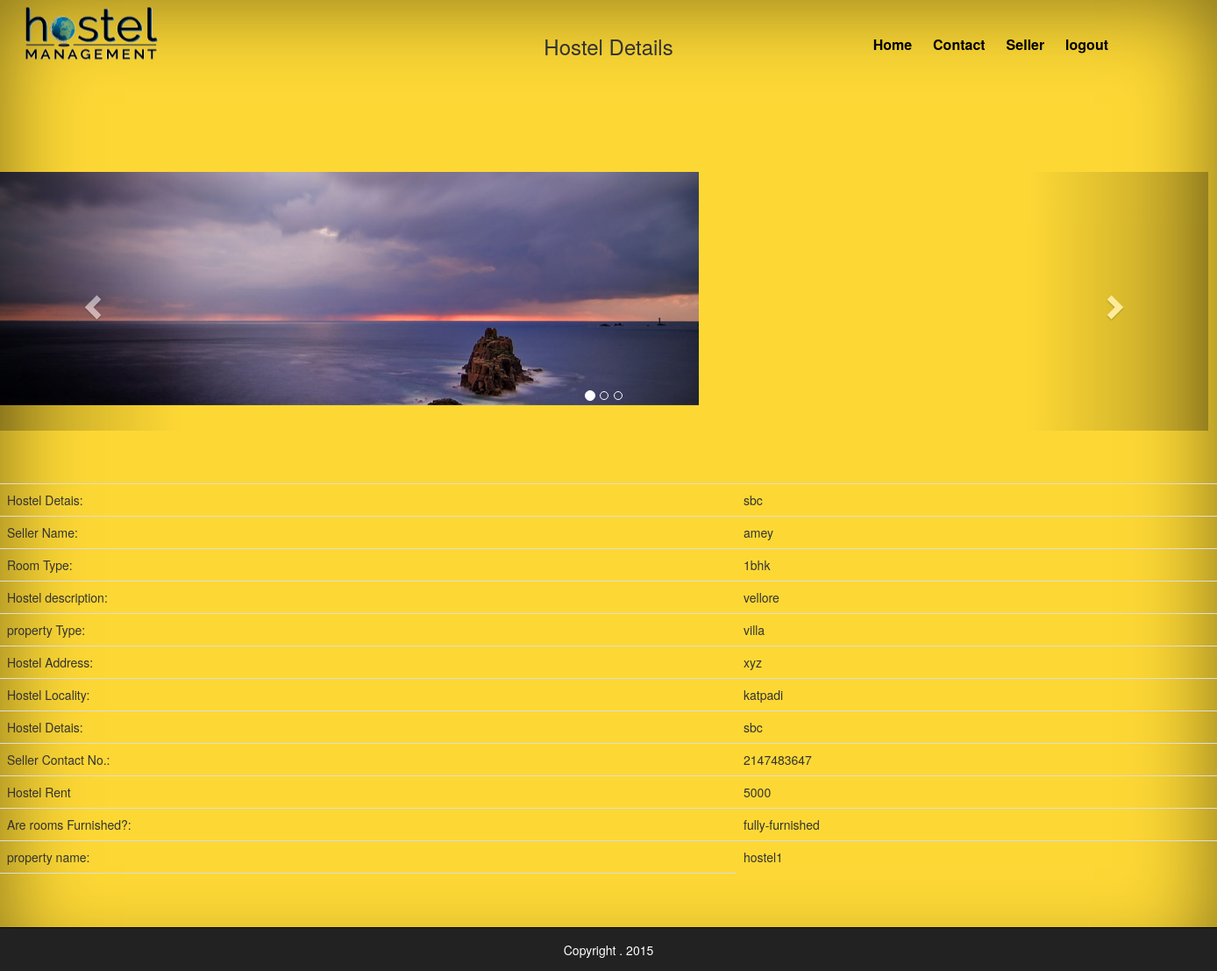
Screenshot of /customerview.php?id=54 with the database file from the repository.
### tables this page shows
CREATE TABLE IF NOT EXISTS `seller` (
  `seller_username` varchar(30) NOT NULL,
  `Type_bhk` varchar(30) NOT NULL,
  `Location` varchar(10) NOT NULL,
  `Locality` varchar(30) NOT NULL,
  `Address` varchar(30) NOT NULL,
  `Text_Area` varchar(200) NOT NULL,
  `Mobile_no` int(12) NOT NULL,
  `Seller_ph1` varchar(50) NOT NULL DEFAULT 'http://localhost/project/sample.jpg',
  `Seller_ph2` varchar(50) NOT NULL,
  `Seller_ph3` varchar(50) NOT NULL,
  `Seller_ph4` varchar(50) NOT NULL,
  `Seller_ph5` varchar(50) NOT NULL,
  `Rent` int(20) NOT NULL,
  `Furnished` varchar(20) NOT NULL,
  `property_type` varchar(30) NOT NULL,
  `uinque_id` bigint(20) unsigned NOT NULL AUTO_INCREMENT,
  `name` varchar(100) NOT NULL,
  `property_name` varchar(100) NOT NULL,
  UNIQUE KEY `uinque_id` (`uinque_id`)
);

### customerview.php (the view, shortened to what this page needs)
<!DOCTYPE html>
<html lang="en">
  <head>
   <link rel="stylesheet" type="text/css" href="css/bootstrap.min.css">
  <link rel="stylesheet" type="text/css" href="css/custom.css">
  <link rel="stylesheet" type="text/css" href="css/cover.css">
   <link rel="stylesheet" type="text/css" href="js/starter-template.css">
  </head>
  <body>
   <div class="site-wrapper">
      <div class="site-wrapper-inner">
        <div class="cover-container">
          <div class="masthead clearfix">
            <div class="inner">
              <h3 class="masthead-brand"><img src="images/hostellogo.png" width="50%" class=" img-responsive" id="logo"></h3>
              <nav>
                <ul class="nav masthead-nav">
                  <li class="active"><a href="index.php">Home</a></li>
				 <li><a href="#">Contact</a></li>
				   <li><a href="sellermenu.php">Seller</a></li>
                 <li><a href="welcome.php?logout='1'">logout</a></li>
                </ul>
              </nav>
            </div>
          </div>
</div>
<div id="customerview">
<br>
<h3><center>Hostel Details</center></h3>
  <br>
  <br>
  <br>
  <br>
  <br>
  <br>
  <div id="myCarousel" class="carousel slide" data-ride="carousel">
      <ol class="carousel-indicators">
        <li data-target="#myCarousel" data-slide-to="0" class="active"></li>
        <li data-target="#myCarousel" data-slide-to="1"></li>
        <li data-target="#myCarousel" data-slide-to="2"></li>
      </ol>
      <div class="carousel-inner"  id="carouselinner1" role="listbox">
        <div class="item active">
          <img class="first-slide" src="images/1.jpg" alt="First slide" id="itemslide" align="middle">
        </div>
      </div>
      <a class="left carousel-control bg-style1" href="#myCarousel" role="button" data-slide="prev">
        <span class="glyphicon glyphicon-chevron-left" aria-hidden="true"></span>
      </a>
      <a class="right carousel-control" href="#myCarousel" role="button" data-slide="next">
        <span class="glyphicon glyphicon-chevron-right" aria-hidden="true"></span>
      </a>
    </div>
    <?php
	 echo "<div class='table-responsive'>";
      echo "<table class='table'>";
     $con=mysql_connect("localhost","root","");
           if($con)
           {
		        $y=$_GET['id'];
                $qry="select * from seller where uinque_id='$y'";
                $result=mysql_query($qry,$con);
               while(($row=mysql_fetch_assoc($result))!=false)
          {
            echo "<tr>";
            echo "<td>Hostel Detais:</td><td>".$row['Text_Area']."</td></tr>";
            echo "<tr><td>Seller Name:</td><td>".$row['seller_username']."</td></tr>";
            echo "<tr><td>Room Type:</td><td>".$row['Type_bhk']."</td></tr>";
            echo "<tr><td>Hostel description:</td><td>".$row['Location']."</td></tr>";
            echo "<tr><td>property  Type:</td><td>".$row['property_type']."</td></tr>";
            echo "<tr><td>Hostel Address:</td><td>".$row['Address']."</td></tr>";
			echo "<tr><td>Hostel Locality:</td><td>".$row['Locality']."</td></tr>";
			echo "<tr><td>Hostel Detais:</td><td>".$row['Text_Area']."</td></tr>";
			echo "<tr><td>Seller Contact No.:</td><td>".$row['Mobile_no']."</td></tr>";
			echo "<tr><td>Hostel Rent</td><td>".$row['Rent']."</td></tr>";
			echo "<tr><td>Are rooms Furnished?:</td><td>".$row['Furnished']."</td></tr>";
			echo "<tr><td>property name:</td><td>".$row['property_name']."</td></tr>";
			echo "<tr><td> <div class='form-group'>";
        echo "   </div></td></tr>";
		echo "<br>";
		echo "<br>";
		echo "<br>";
          }
            }
            else
            {
                echo "alert('connection error')";
            }
    echo "</table></td>";
	echo "</div >";
	echo "<br>";
		echo "<br>";
		echo "<br>";
   ?>
  </div>
</div>
</div>
    <nav class="navbar navbar-inverse navbar-fixed-bottom">
      <div class="container" id="footer">
        <p class="text-center">Copyright . 2015</p>
      </div>
    </nav>
  </body>
</html>

### css/custom.css (style rules this page uses)
#footer { padding-top:15px; color:#FFF; }
#logo { margin:0; padding:0; transform:translate(-60%,-50%); }
#myCarousel { width:1378px; height:295px; }
#carouselinner1 { width:797px; }

### css/cover.css (style rules this page uses)
a, a:focus, a:hover { color: #fff; }
html, body { height: 100%; background-color: #fdd835; }
body { color: #333; text-align:justify; }
.site-wrapper { display: table; width: 100%; height: 100%; min-height: 100%; -webkit-box-shadow: inset 0 0 100px rgba(0,0,0,.5); box-shadow: inset 0 0 100px rgba(0,0,0,.5); }
.site-wrapper-inner { display: table-cell; vertical-align: top; }
.cover-container { margin-right: auto; margin-left: auto; }
.inner { padding: 30px; }
.masthead-brand { margin-top: 10px; margin-bottom: 10px; }
.masthead-nav > li { display: inline-block; }
.masthead-nav > li + li { margin-left: 20px; }
.masthead-nav > li > a { padding-right: 0; padding-left: 0; font-size: 16px; font-weight: bold; color: #000; border-bottom: 2px solid transparent; text-shadow:none; }
@media (min-width: 768px) { .masthead-brand { float: left; } }
@media (min-width: 768px) { .masthead-nav { float: right; } }
@media (min-width: 768px) { .masthead { position: fixed; top: 0; } }
@media (min-width: 768px) { .site-wrapper-inner { vertical-align: middle; } }
@media (min-width: 768px) { .masthead, .mastfoot, .cover-container { width: 100%; } }
@media (min-width: 992px) { .masthead, .mastfoot, .cover-container { width: 1200px; } }

### js/starter-template.css (style rules this page uses)
#itemslide { width:100% !important; }

### rows the page displays
seller: Text_Area "sbc", seller_username "amey", Type_bhk "1bhk", Location "vellore", property_type "villa", Address "xyz", Locality "katpadi", Mobile_no "2147483647", Rent "5000", Furnished "fully-furnished", property_name "hostel1"
